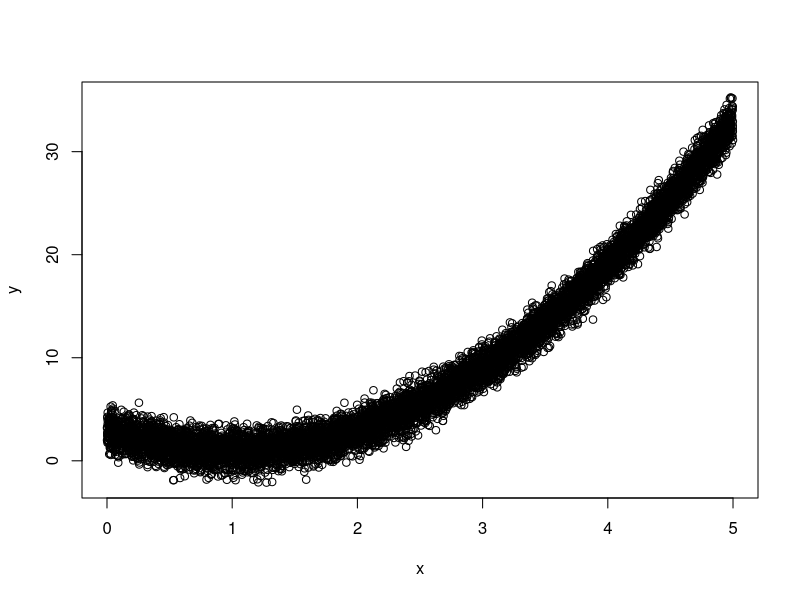
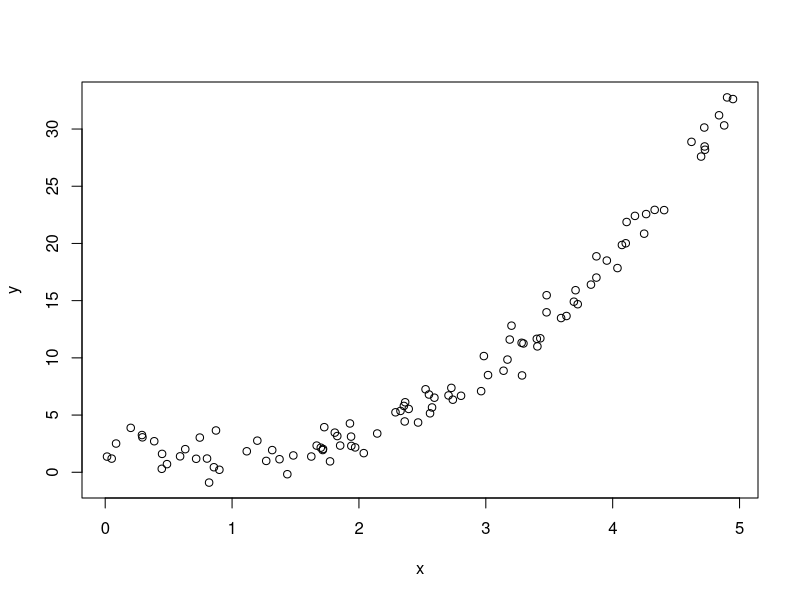

The R script that drew these images, in order: (Note: this script raises an error after producing the figures.)
## ---- chunk 1
set.seed(1997)
n = 100
p = 1
X = matrix(runif(n) , ncol = 1)
f_x = 3 - 4 * X
y = f_x + rt(n, df = 10)
## ---- chunk 2

linear_mod = lm(y ~ X)
coef(linear_mod)
summary(linear_mod)$sigma
summary(linear_mod)$r.squared

## ---- chunk 3
in_sample_s_e = array(NA, n - 2)
linear_mods = list()
for (j in 1 : (n - 2)){
  X = cbind(X, runif(n))
  linear_mods[[j]] = lm(y ~ ., data.frame(X))
  in_sample_s_e[j] = sd(linear_mods[[j]]$residuals)
}
dim(X)
summary(linear_mods[[j]])$r.squared
in_sample_s_e
d = diff(in_sample_s_e)
all(d < 0)
## ---- chunk 4
n_star = 1e5
p = 1
X_star = matrix(runif(n_star) , ncol = 1)
f_x_star = 3 - 4 * X_star
y_star = f_x_star + rt(n_star, df = 10)
oos_s_e = array(NA, n - 2)
for (j in 1 : (n - 2)){
  X_star = cbind(X_star, runif(n_star))
  y_hat_star = predict(linear_mods[[j]], data.frame(X_star)) 
  oos_s_e[j] = sd(y_star - y_hat_star)
}
oos_s_e
d = diff(oos_s_e)
sum(d > 0)
## ---- chunk 5

Xy = MASS::Boston
K = 10
test_indices = sample(1 : nrow(Xy), 1 / K * nrow(Xy))
train_indices = setdiff(1 : nrow(Xy), test_indices)

Xy_train = Xy[train_indices, ]
Xy_test = Xy[test_indices, ]

lin_mod = lm(medv ~ ., Xy_train)
summary(lin_mod)$r.squared #In-Sample R^2
sd(lin_mod$residuals)     #In-sample SE

y_hat_test = predict(lin_mod, Xy_test)
oos_residuals = Xy_test$medv - y_hat_test
1 - sum(oos_residuals^2) / sum((Xy_test$medv - mean(Xy_test$medv))^2) #OOS R^2
sd(oos_residuals) #OOS SE

## ---- chunk 6
n = 10000
x = runif(n, 0, 5)
f_x = 3 - 4*x + 2*(x^2)
epsilons = rnorm(n, 0 , 1)
y = f_x + epsilons
X = (cbind(1, x))
plot(x, y)


K = 5 #i.e. the test set is 1/5th of the entire historical dataset
test_indices = sample(1 : n, (1 / K) * n) #sample random indices for your Dtest
train_indices = setdiff(1 : n, test_indices)#Gets the compliment indices for Dtrain

#Pull out the matrices and vectors based on the indices
X_train = X[train_indices, ]
y_train = y[train_indices]
X_test = X[test_indices, ]
y_test = y[test_indices]

#Now let's fit the model $g$ to the training data and compute in-sample error metrics:
mod = lm(y_train ~ ., data.frame(X_train)) #Creates model g, using Xtrain
coef(mod)
summary(mod)$r.squared #In-Sample R^2
sd(mod$residuals)     #In-sample SE

#Now let's see how we do on the test data. We compute $R^2$ and $s_e$ out of sample:
y_hat_oos = predict(mod, data.frame(X_test)) #Predicts y_hats using g with Xtest
oos_residuals = y_test - y_hat_oos           #y_tests - y_hats
1 - sum(oos_residuals^2) / sum((y_test - mean(y_test))^2) #OOS R^2
sd(oos_residuals) #OOS SE


h_star_x = predict(mod, data.frame(X))
## ---- chunk 7

misspec_error = f_x - h_star_x
var(misspec_error)

## ---- chunk 8
n = 100
x = runif(n, 0, 5)
f_x = 3 - 4*x + 2*(x^2)
epsilons = rnorm(n, 0 , 1)
y = f_x + epsilons
X = (cbind(1, x))
plot(x, y)

K = 5 #i.e. the test set is 1/5th of the entire historical dataset
test_indices = sample(1 : n, (1 / K) * n) #sample random indices for your Dtest
train_indices = setdiff(1 : n, test_indices)#Gets the compliment indices for Dtrain

#Pull out the matrices and vectors based on the indices
X_train = X[train_indices, ]
y_train = y[train_indices]
X_test = X[test_indices, ]
y_test = y[test_indices]

#Now let's fit the model $g$ to the training data and compute in-sample error metrics:
mod = lm(y_train ~ ., data.frame(X_train)) #Creates model g, using Xtrain

#Now let's see how we do on the test data. We compute $R^2$ and $s_e$ out of sample:
y_hat_oos = predict(mod, data.frame(X_test)) #Predicts y_hats using g with Xtest

h_star_x2 = predict(mod, data.frame(X))


est_error = h_star_x - h_star_x2
var(est_error)

misspec_error = f_x - h_star_x
var(misspec_error)
## ---- chunk 9
#Yes, they do 
## ---- chunk 10
rm(list = ls())
Boston = MASS::Boston
y = Boston[,14]
Boston = Boston[ , seq(1,13)]
n = nrow(Boston)

B_sqrd = Boston^2
Boston = cbind(Boston, B_sqrd)

K = 5 #i.e. the test set is 1/5th of the entire historical dataset
test_indices = sample(1 : n, (1 / K) * n) #sample random indices for your Dtest
train_indices = setdiff(1 : n, test_indices)#Gets the compliment indices for Dtrain

#Pull out the matrices and vectors based on the indices
X_train = Boston[train_indices, ]
y_train = y[train_indices]
X_test = Boston[test_indices, ]
y_test = y[test_indices]

#Now let's fit the model $g$ to the training data and compute in-sample error metrics:
mod = lm(y_train ~ ., data.frame(X_train)) #Creates model g, using Xtrain
coef(mod)
summary(mod)$r.squared #In-Sample R^2
sd(mod$residuals)     #In-sample SE

#Now let's see how we do on the test data. We compute $R^2$ and $s_e$ out of sample:
y_hat_oos = predict(mod, data.frame(X_test)) #Predicts y_hats using g with Xtest
oos_residuals = y_test - y_hat_oos           #y_tests - y_hats
1 - sum(oos_residuals^2) / sum((y_test - mean(y_test))^2) #OOS R^2
sd(oos_residuals) #OOS SE

## ---- chunk 11
rm(list = ls())
Boston = MASS::Boston
y = Boston[, 14]
Boston = Boston[ , seq(1,13)]
n = nrow(Boston)

B_sqrd = Boston^2
B_cbd = Boston^3
Boston = cbind(Boston, B_sqrd, B_cbd)

K = 5 #i.e. the test set is 1/5th of the entire historical dataset
test_indices = sample(1 : n, (1 / K) * n) #sample random indices for your Dtest
train_indices = setdiff(1 : n, test_indices)#Gets the compliment indices for Dtrain

#Pull out the matrices and vectors based on the indices
X_train = Boston[train_indices, ]
y_train = y[train_indices]
X_test = Boston[test_indices, ]
y_test = y[test_indices]

#Now let's fit the model $g$ to the training data and compute in-sample error metrics:
mod = lm(y_train ~ ., data.frame(X_train)) #Creates model g, using Xtrain
coef(mod)
summary(mod)$r.squared #In-Sample R^2
sd(mod$residuals)     #In-sample SE

#Now let's see how we do on the test data. We compute $R^2$ and $s_e$ out of sample:
y_hat_oos = predict(mod, data.frame(X_test)) #Predicts y_hats using g with Xtest
oos_residuals = y_test - y_hat_oos           #y_tests - y_hats
1 - sum(oos_residuals^2) / sum((y_test - mean(y_test))^2) #OOS R^2
sd(oos_residuals) #OOS SE

## ---- chunk 12
rm(list = ls())
Boston = MASS::Boston
y = Boston[, 14]
Boston = Boston[ , seq(1,13)]
n = nrow(Boston)

B_sqrd = Boston^2
B_cbd = Boston^3
B_logd = log(Boston) + 1
B_exp = exp(Boston)
Boston = cbind(Boston, B_sqrd, B_cbd, B_logd, B_exp)

K = 5 #i.e. the test set is 1/5th of the entire historical dataset
test_indices = sample(1 : n, (1 / K) * n) #sample random indices for your Dtest
train_indices = setdiff(1 : n, test_indices)#Gets the compliment indices for Dtrain

#Pull out the matrices and vectors based on the indices
X_train = Boston[train_indices, ]
y_train = y[train_indices]
X_test = Boston[test_indices, ]
y_test = y[test_indices]

#Now let's fit the model $g$ to the training data and compute in-sample error metrics:
mod = lm(y_train ~ ., data.frame(X_train)) #Creates model g, using Xtrain
coef(mod)
summary(mod)$r.squared #In-Sample R^2
sd(mod$residuals)     #In-sample SE

#Now let's see how we do on the test data. We compute $R^2$ and $s_e$ out of sample:
y_hat_oos = predict(mod, data.frame(X_test)) #Predicts y_hats using g with Xtest
oos_residuals = y_test - y_hat_oos           #y_tests - y_hats
1 - sum(oos_residuals^2) / sum((y_test - mean(y_test))^2) #OOS R^2
sd(oos_residuals) #OOS SE

